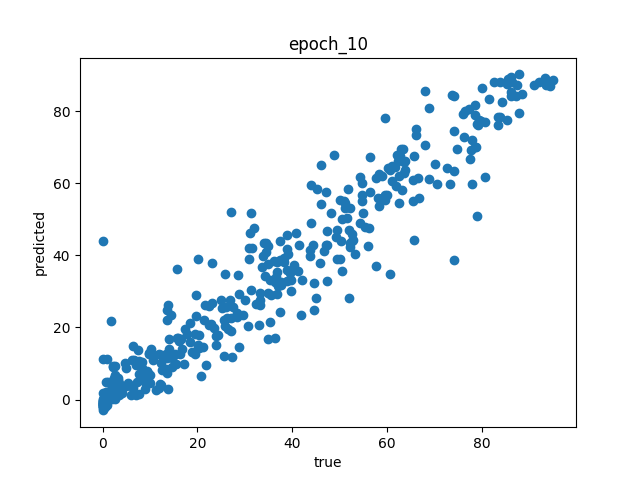
#> input picture Yield-BERT/results/40_ep_less_dr/hte/hte_hte_10_epoch.png, 640 x 480 px; its folder holds 4 pictures in this run
$ jupyter execute animation.ipynb
#> lines starting #> are read from the running program, lines starting #| are printed output that depends on the picture
[cell 1]
import matplotlib.pyplot as plt
import matplotlib.animation
from matplotlib.animation import FuncAnimation
import glob

[cell 2]
# Define a function to update the frame
def update_frame(frame):
    # Load the PNG file for the current frame
#> called with frame = 0
    file_path = file_list[frame]
    img = plt.imread(file_path)
#> img is the input picture: shape (480, 640, 4) float32; mean R, G, B, A 0.937, 0.958, 0.972, 1
    # Clear the axis and plot the new image
    ax.cla()
    ax.imshow(img)
    ax.set_aspect('equal')  # Set the aspect ratio to preserve image proportions
    ax.axis('off')  # Hide the axis labels and tick marks

[cell 3]
# Define a function to extract the frame number from the filename
def extract_frame_number(filename):
    return int(filename.split('_')[-2])

[cell 4]
# Create a figure and axis
fig, ax = plt.subplots()
fig.patch.set_facecolor('white')
ax.set_facecolor('white')
# Get the list of files in the desired order
file_list = sorted(glob.glob('hte_hte_*_epoch.png'), key=extract_frame_number)

# Determine the number of frames
num_frames = len(file_list)
frames=range(num_frames)
# Create the animation
anim = FuncAnimation(fig, update_frame, frames, interval=100)

from IPython.display import HTML
plt.close(anim._fig)
HTML(anim.to_jshtml())
#> call 3 of update_frame, with frame = 1
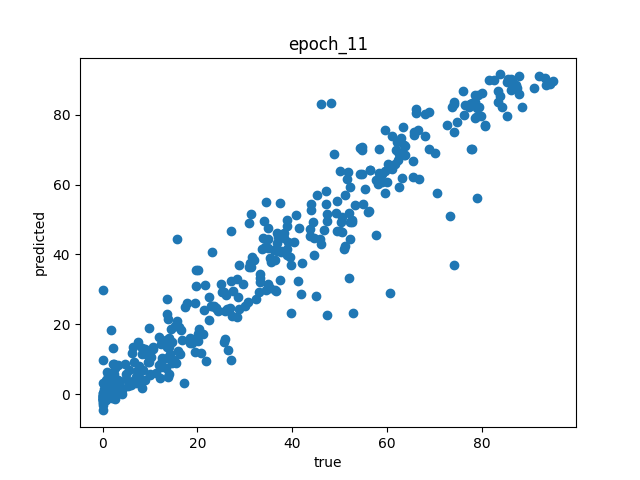
#> input picture Yield-BERT/results/40_ep_less_dr/hte/hte_hte_11_epoch.png, 640 x 480 px
#> in update_frame, img is the input picture: shape (480, 640, 4) float32; mean R, G, B, A 0.938, 0.958, 0.972, 1
#> call 4 of update_frame, with frame = 2
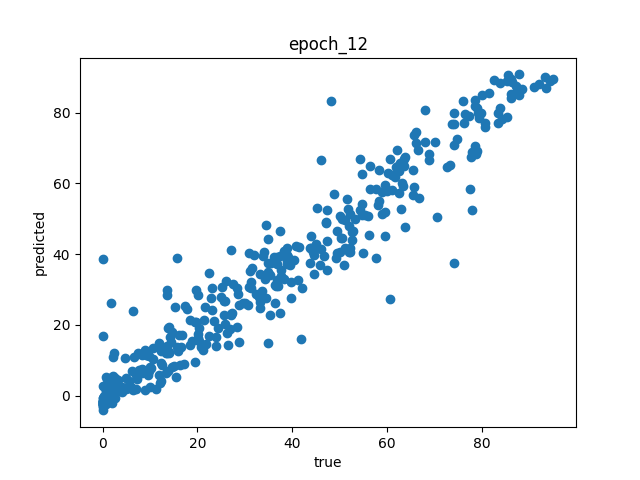
#> input picture Yield-BERT/results/40_ep_less_dr/hte/hte_hte_12_epoch.png, 640 x 480 px
#> in update_frame, img is the input picture: shape (480, 640, 4) float32; mean R, G, B, A 0.938, 0.958, 0.972, 1
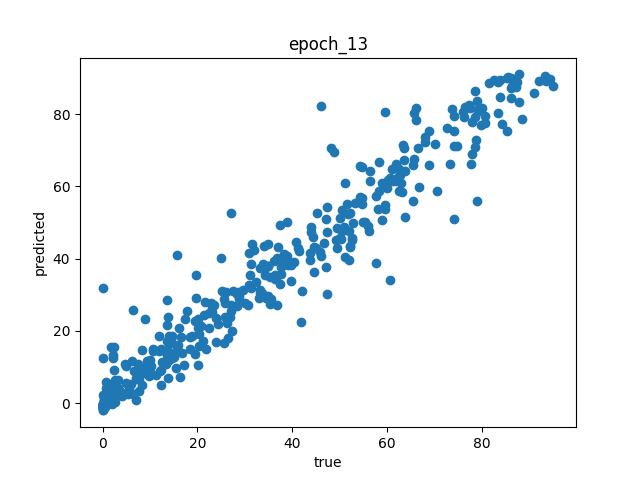
#> input picture Yield-BERT/results/40_ep_less_dr/hte/hte_hte_13_epoch.png, 640 x 480 px
#> in update_frame, img is the input picture: shape (480, 640, 4) float32; mean R, G, B, A 0.938, 0.958, 0.972, 1

[cell 5]
anim.save('hte_hte_40_ep.gif', writer='pillow')
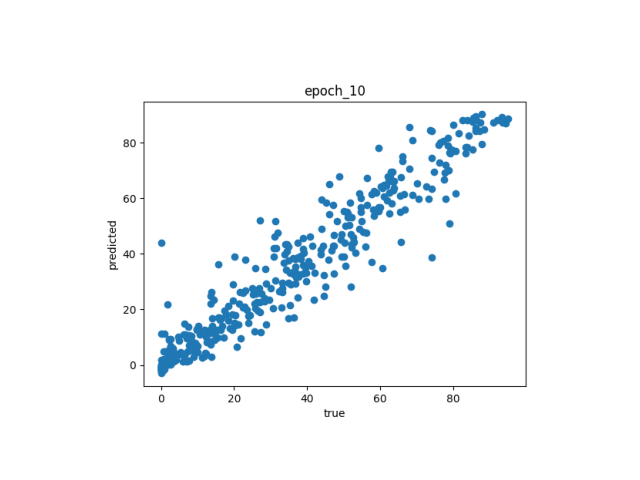
#> saved as hte_hte_40_ep.gif: PIL image 640x480 RGBA; mean R, G, B, A 245.4, 248.5, 250.7, 255
